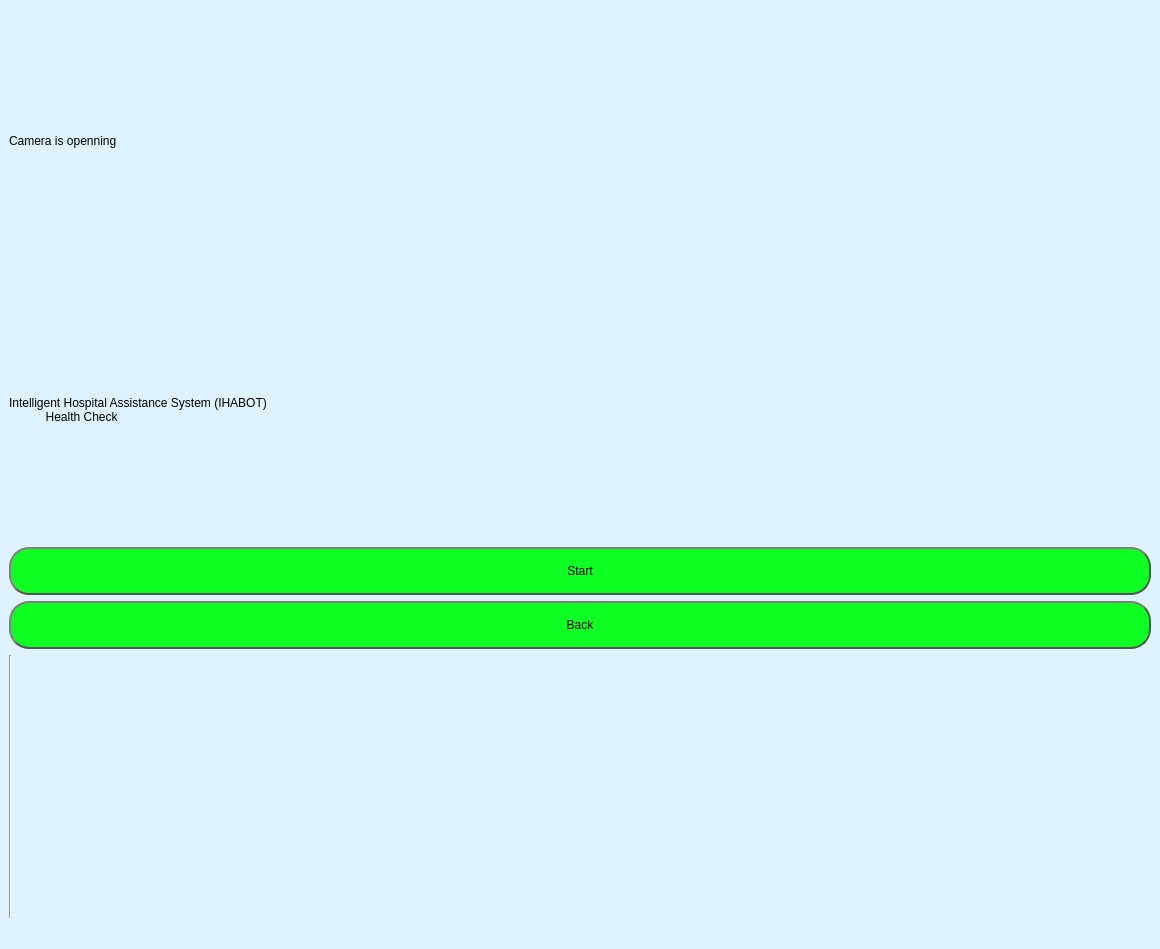
<?xml version="1.0" encoding="UTF-8"?>
<ui version="4.0">
 <class>MainWindow</class>
 <widget class="QMainWindow" name="MainWindow">
  <property name="geometry">
   <rect>
    <x>0</x>
    <y>0</y>
    <width>1160</width>
    <height>949</height>
   </rect>
  </property>
  <property name="windowTitle">
   <string>MainWindow</string>
  </property>
  <property name="styleSheet">
   <string notr="true">background-color: rgb(222, 242, 255);</string>
  </property>
  <widget class="QWidget" name="centralwidget">
   <layout class="QVBoxLayout" name="verticalLayout">
    <item>
     <widget class="QLabel" name="score_title">
      <property name="styleSheet">
       <string notr="true">font: 75 25pt &quot;MS Shell Dlg 2&quot;;</string>
      </property>
      <property name="text">
       <string>Camera is openning</string>
      </property>
     </widget>
    </item>
    <item>
     <widget class="QLabel" name="excercise_ques">
      <property name="sizePolicy">
       <sizepolicy hsizetype="Ignored" vsizetype="Ignored">
        <horstretch>0</horstretch>
        <verstretch>0</verstretch>
       </sizepolicy>
      </property>
      <property name="styleSheet">
       <string notr="true">font: 75 24pt &quot;MS Shell Dlg 2&quot;;</string>
      </property>
      <property name="text">
       <string>Intelligent Hospital Assistance System (IHABOT) 
           Health Check</string>
      </property>
     </widget>
    </item>
    <item>
     <widget class="QPushButton" name="start_b">
      <property name="sizePolicy">
       <sizepolicy hsizetype="Preferred" vsizetype="Fixed">
        <horstretch>0</horstretch>
        <verstretch>0</verstretch>
       </sizepolicy>
      </property>
      <property name="styleSheet">
       <string notr="true">
QPushButton {
	font: 18pt &quot;MS Shell Dlg 2&quot;;
    border: 2px solid #555;
    border-radius: 20px;
    border-style: outset;
    background-color: rgb(14, 255, 34);
    padding: 15px;
    }

QPushButton:hover {
    background-color: rgb(7, 255, 119);
    }

QPushButton:pressed {
    border-style: inset;
    background: qradialgradient(
        cx: 0.4, cy: -0.1, fx: 0.4, fy: -0.1,
        radius: 1.35, stop: 0 #fff, stop: 1 #ddd
        );
    }</string>
      </property>
      <property name="text">
       <string>Start</string>
      </property>
     </widget>
    </item>
    <item>
     <widget class="QPushButton" name="back_b">
      <property name="styleSheet">
       <string notr="true">
QPushButton {
	font: 18pt &quot;MS Shell Dlg 2&quot;;
    border: 2px solid #555;
    border-radius: 20px;
    border-style: outset;
    background-color: rgb(14, 255, 34);
    padding: 15px;
    }

QPushButton:hover {
    background-color: rgb(7, 255, 119);
    }

QPushButton:pressed {
    border-style: inset;
    background: qradialgradient(
        cx: 0.4, cy: -0.1, fx: 0.4, fy: -0.1,
        radius: 1.35, stop: 0 #fff, stop: 1 #ddd
        );
    }</string>
      </property>
      <property name="text">
       <string>Back</string>
      </property>
     </widget>
    </item>
    <item>
     <widget class="Line" name="line_2">
      <property name="orientation">
       <enum>Qt::Vertical</enum>
      </property>
     </widget>
    </item>
   </layout>
  </widget>
  <widget class="QMenuBar" name="menubar">
   <property name="geometry">
    <rect>
     <x>0</x>
     <y>0</y>
     <width>1160</width>
     <height>26</height>
    </rect>
   </property>
  </widget>
  <widget class="QStatusBar" name="statusbar"/>
 </widget>
 <resources/>
 <connections/>
</ui>
